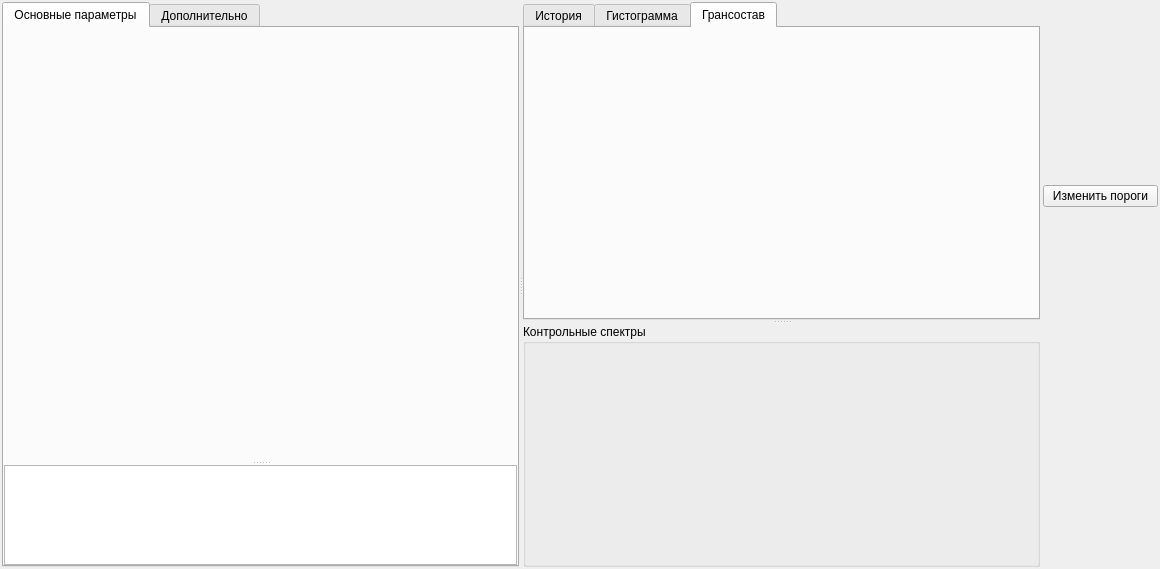
<?xml version="1.0" encoding="UTF-8"?>
<ui version="4.0">
 <class>SPRSeparateWidget</class>
 <widget class="QWidget" name="SPRSeparateWidget">
  <property name="geometry">
   <rect>
    <x>0</x>
    <y>0</y>
    <width>1160</width>
    <height>569</height>
   </rect>
  </property>
  <property name="sizePolicy">
   <sizepolicy hsizetype="Preferred" vsizetype="Preferred">
    <horstretch>0</horstretch>
    <verstretch>0</verstretch>
   </sizepolicy>
  </property>
  <property name="windowTitle">
   <string>Form</string>
  </property>
  <layout class="QHBoxLayout" name="horizontalLayout_2" stretch="90,10">
   <property name="spacing">
    <number>3</number>
   </property>
   <property name="leftMargin">
    <number>2</number>
   </property>
   <property name="topMargin">
    <number>2</number>
   </property>
   <property name="rightMargin">
    <number>2</number>
   </property>
   <property name="bottomMargin">
    <number>2</number>
   </property>
   <item>
    <widget class="QWidget" name="widget" native="true">
     <layout class="QHBoxLayout" name="horizontalLayout_3">
      <property name="spacing">
       <number>0</number>
      </property>
      <property name="leftMargin">
       <number>0</number>
      </property>
      <property name="topMargin">
       <number>0</number>
      </property>
      <property name="rightMargin">
       <number>0</number>
      </property>
      <property name="bottomMargin">
       <number>0</number>
      </property>
      <item>
       <widget class="QSplitter" name="spLeftRigth">
        <property name="orientation">
         <enum>Qt::Horizontal</enum>
        </property>
        <property name="childrenCollapsible">
         <bool>false</bool>
        </property>
        <widget class="QWidget" name="wLeft" native="true">
         <layout class="QVBoxLayout" name="verticalLayout_2">
          <property name="spacing">
           <number>3</number>
          </property>
          <property name="leftMargin">
           <number>0</number>
          </property>
          <property name="topMargin">
           <number>0</number>
          </property>
          <property name="rightMargin">
           <number>0</number>
          </property>
          <property name="bottomMargin">
           <number>0</number>
          </property>
          <item>
           <widget class="QTabWidget" name="tabWidget">
            <property name="sizePolicy">
             <sizepolicy hsizetype="Preferred" vsizetype="Preferred">
              <horstretch>0</horstretch>
              <verstretch>0</verstretch>
             </sizepolicy>
            </property>
            <property name="currentIndex">
             <number>0</number>
            </property>
            <widget class="QWidget" name="tab">
             <attribute name="title">
              <string>Основные параметры</string>
             </attribute>
             <layout class="QVBoxLayout" name="verticalLayout">
              <property name="spacing">
               <number>3</number>
              </property>
              <property name="leftMargin">
               <number>0</number>
              </property>
              <property name="topMargin">
               <number>0</number>
              </property>
              <property name="rightMargin">
               <number>0</number>
              </property>
              <property name="bottomMargin">
               <number>0</number>
              </property>
              <item>
               <widget class="QWidget" name="widget_2" native="true">
                <layout class="QVBoxLayout" name="verticalLayout_12">
                 <property name="spacing">
                  <number>3</number>
                 </property>
                 <property name="leftMargin">
                  <number>0</number>
                 </property>
                 <property name="topMargin">
                  <number>0</number>
                 </property>
                 <property name="rightMargin">
                  <number>0</number>
                 </property>
                 <property name="bottomMargin">
                  <number>0</number>
                 </property>
                 <item>
                  <widget class="QSplitter" name="spMaintable">
                   <property name="orientation">
                    <enum>Qt::Vertical</enum>
                   </property>
                   <widget class="QWidget" name="widget_5" native="true">
                    <layout class="QVBoxLayout" name="verticalLayout_3" stretch="50,50">
                     <property name="spacing">
                      <number>3</number>
                     </property>
                     <property name="leftMargin">
                      <number>0</number>
                     </property>
                     <property name="topMargin">
                      <number>0</number>
                     </property>
                     <property name="rightMargin">
                      <number>0</number>
                     </property>
                     <property name="bottomMargin">
                      <number>0</number>
                     </property>
                     <item>
                      <widget class="SPRSeparateHistogrammReport" name="gMainInput" native="true">
                       <property name="minimumSize">
                        <size>
                         <width>0</width>
                         <height>130</height>
                        </size>
                       </property>
                      </widget>
                     </item>
                     <item>
                      <widget class="SPRSeparateHistogrammReport" name="gMainOutput" native="true">
                       <property name="minimumSize">
                        <size>
                         <width>0</width>
                         <height>130</height>
                        </size>
                       </property>
                      </widget>
                     </item>
                    </layout>
                   </widget>
                   <widget class="SPRSeprateMainTable" name="tMainInfo">
                    <property name="sizePolicy">
                     <sizepolicy hsizetype="Expanding" vsizetype="MinimumExpanding">
                      <horstretch>0</horstretch>
                      <verstretch>0</verstretch>
                     </sizepolicy>
                    </property>
                    <property name="minimumSize">
                     <size>
                      <width>0</width>
                      <height>100</height>
                     </size>
                    </property>
                    <property name="sizeAdjustPolicy">
                     <enum>QAbstractScrollArea::AdjustToContents</enum>
                    </property>
                    <property name="editTriggers">
                     <set>QAbstractItemView::NoEditTriggers</set>
                    </property>
                    <property name="alternatingRowColors">
                     <bool>true</bool>
                    </property>
                    <attribute name="horizontalHeaderStretchLastSection">
                     <bool>true</bool>
                    </attribute>
                    <attribute name="verticalHeaderStretchLastSection">
                     <bool>true</bool>
                    </attribute>
                   </widget>
                  </widget>
                 </item>
                </layout>
               </widget>
              </item>
             </layout>
            </widget>
            <widget class="QWidget" name="tab_2">
             <attribute name="title">
              <string>Дополнительно</string>
             </attribute>
             <layout class="QVBoxLayout" name="verticalLayout_11">
              <property name="spacing">
               <number>0</number>
              </property>
              <property name="leftMargin">
               <number>0</number>
              </property>
              <property name="topMargin">
               <number>0</number>
              </property>
              <property name="rightMargin">
               <number>0</number>
              </property>
              <property name="bottomMargin">
               <number>0</number>
              </property>
              <item>
               <widget class="SPRSeparateDetailTableWidget" name="tSeparateDetail" native="true"/>
              </item>
             </layout>
            </widget>
           </widget>
          </item>
         </layout>
        </widget>
        <widget class="QWidget" name="wRight" native="true">
         <property name="sizePolicy">
          <sizepolicy hsizetype="Ignored" vsizetype="Ignored">
           <horstretch>0</horstretch>
           <verstretch>0</verstretch>
          </sizepolicy>
         </property>
         <layout class="QVBoxLayout" name="verticalLayout_5">
          <item>
           <widget class="QSplitter" name="spGraphics">
            <property name="orientation">
             <enum>Qt::Vertical</enum>
            </property>
            <widget class="QTabWidget" name="tabWidget_2">
             <property name="sizePolicy">
              <sizepolicy hsizetype="Expanding" vsizetype="Ignored">
               <horstretch>0</horstretch>
               <verstretch>0</verstretch>
              </sizepolicy>
             </property>
             <property name="currentIndex">
              <number>2</number>
             </property>
             <widget class="QWidget" name="tab_3">
              <attribute name="title">
               <string>История</string>
              </attribute>
              <layout class="QVBoxLayout" name="verticalLayout_9" stretch="50,50">
               <property name="spacing">
                <number>0</number>
               </property>
               <property name="leftMargin">
                <number>0</number>
               </property>
               <property name="topMargin">
                <number>0</number>
               </property>
               <property name="rightMargin">
                <number>0</number>
               </property>
               <property name="bottomMargin">
                <number>0</number>
               </property>
               <item>
                <widget class="SPRHitoryGraphics" name="gHistoryIn" native="true">
                 <property name="sizePolicy">
                  <sizepolicy hsizetype="Ignored" vsizetype="Ignored">
                   <horstretch>0</horstretch>
                   <verstretch>0</verstretch>
                  </sizepolicy>
                 </property>
                </widget>
               </item>
               <item>
                <widget class="SPRHitoryGraphics" name="gHistoryOut" native="true">
                 <property name="sizePolicy">
                  <sizepolicy hsizetype="Ignored" vsizetype="Ignored">
                   <horstretch>0</horstretch>
                   <verstretch>0</verstretch>
                  </sizepolicy>
                 </property>
                </widget>
               </item>
              </layout>
             </widget>
             <widget class="QWidget" name="tab_4">
              <attribute name="title">
               <string>Гистограмма</string>
              </attribute>
              <layout class="QVBoxLayout" name="verticalLayout_4">
               <property name="spacing">
                <number>0</number>
               </property>
               <property name="leftMargin">
                <number>0</number>
               </property>
               <property name="topMargin">
                <number>0</number>
               </property>
               <property name="rightMargin">
                <number>0</number>
               </property>
               <property name="bottomMargin">
                <number>0</number>
               </property>
               <item>
                <widget class="SPRSeparateGistogrammWidget" name="gGistogramm" native="true">
                 <property name="sizePolicy">
                  <sizepolicy hsizetype="Expanding" vsizetype="Expanding">
                   <horstretch>0</horstretch>
                   <verstretch>0</verstretch>
                  </sizepolicy>
                 </property>
                </widget>
               </item>
              </layout>
             </widget>
             <widget class="QWidget" name="tab_7">
              <attribute name="title">
               <string>Грансостав</string>
              </attribute>
              <layout class="QVBoxLayout" name="verticalLayout_16">
               <property name="spacing">
                <number>0</number>
               </property>
               <property name="leftMargin">
                <number>0</number>
               </property>
               <property name="topMargin">
                <number>0</number>
               </property>
               <property name="rightMargin">
                <number>0</number>
               </property>
               <property name="bottomMargin">
                <number>0</number>
               </property>
               <item>
                <widget class="SPRStoneSizesChart" name="gGrandsostav" native="true">
                 <property name="sizePolicy">
                  <sizepolicy hsizetype="Expanding" vsizetype="Ignored">
                   <horstretch>0</horstretch>
                   <verstretch>0</verstretch>
                  </sizepolicy>
                 </property>
                </widget>
               </item>
              </layout>
             </widget>
            </widget>
            <widget class="QGroupBox" name="groupBox">
             <property name="sizePolicy">
              <sizepolicy hsizetype="Ignored" vsizetype="Preferred">
               <horstretch>0</horstretch>
               <verstretch>0</verstretch>
              </sizepolicy>
             </property>
             <property name="title">
              <string>Контрольные спектры</string>
             </property>
             <layout class="QVBoxLayout" name="verticalLayout_10">
              <property name="spacing">
               <number>0</number>
              </property>
              <property name="leftMargin">
               <number>0</number>
              </property>
              <property name="topMargin">
               <number>0</number>
              </property>
              <property name="rightMargin">
               <number>0</number>
              </property>
              <property name="bottomMargin">
               <number>0</number>
              </property>
              <item>
               <widget class="SPRSpectrumGraphicsWidget" name="gKSpectrums" native="true"/>
              </item>
             </layout>
            </widget>
           </widget>
          </item>
         </layout>
        </widget>
       </widget>
      </item>
     </layout>
    </widget>
   </item>
   <item>
    <widget class="QWidget" name="widget_3" native="true">
     <property name="sizePolicy">
      <sizepolicy hsizetype="Preferred" vsizetype="Preferred">
       <horstretch>0</horstretch>
       <verstretch>0</verstretch>
      </sizepolicy>
     </property>
     <property name="maximumSize">
      <size>
       <width>200</width>
       <height>16777215</height>
      </size>
     </property>
     <layout class="QVBoxLayout" name="verticalLayout_8" stretch="80">
      <property name="spacing">
       <number>0</number>
      </property>
      <property name="leftMargin">
       <number>0</number>
      </property>
      <property name="topMargin">
       <number>0</number>
      </property>
      <property name="rightMargin">
       <number>0</number>
      </property>
      <property name="bottomMargin">
       <number>0</number>
      </property>
      <item>
       <widget class="QWidget" name="widget_4" native="true">
        <property name="sizePolicy">
         <sizepolicy hsizetype="Preferred" vsizetype="Preferred">
          <horstretch>0</horstretch>
          <verstretch>0</verstretch>
         </sizepolicy>
        </property>
        <layout class="QVBoxLayout" name="verticalLayout_7" stretch="30,10,60">
         <property name="spacing">
          <number>6</number>
         </property>
         <property name="leftMargin">
          <number>0</number>
         </property>
         <property name="topMargin">
          <number>0</number>
         </property>
         <property name="rightMargin">
          <number>0</number>
         </property>
         <property name="bottomMargin">
          <number>0</number>
         </property>
         <item>
          <widget class="SPRSeparateControlWidget" name="wSeparateControl" native="true">
           <property name="sizePolicy">
            <sizepolicy hsizetype="Preferred" vsizetype="Ignored">
             <horstretch>0</horstretch>
             <verstretch>0</verstretch>
            </sizepolicy>
           </property>
          </widget>
         </item>
         <item>
          <widget class="QPushButton" name="bChangePorogs">
           <property name="text">
            <string>Изменить пороги</string>
           </property>
           <property name="icon">
            <iconset resource="icons.qrc">
             <normaloff>:/icons/settings/icons/AlgoripmSerrings_tabs/Algoritm_Sittings_Porogs_tab_1.png</normaloff>:/icons/settings/icons/AlgoripmSerrings_tabs/Algoritm_Sittings_Porogs_tab_1.png</iconset>
           </property>
           <property name="iconSize">
            <size>
             <width>32</width>
             <height>32</height>
            </size>
           </property>
          </widget>
         </item>
         <item>
          <widget class="SPRPitatelControlWidget" name="wControlPitatel" native="true"/>
         </item>
        </layout>
       </widget>
      </item>
     </layout>
    </widget>
   </item>
  </layout>
 </widget>
 <customwidgets>
  <customwidget>
   <class>SPRSpectrumGraphicsWidget</class>
   <extends>QWidget</extends>
   <header>sprspectrumgraphicswidget.h</header>
   <container>1</container>
  </customwidget>
  <customwidget>
   <class>SPRSeparateGistogrammWidget</class>
   <extends>QWidget</extends>
   <header>sprseparategistogrammwidget.h</header>
   <container>1</container>
  </customwidget>
  <customwidget>
   <class>SPRHitoryGraphics</class>
   <extends>QWidget</extends>
   <header>sprhitorygraphics.h</header>
   <container>1</container>
  </customwidget>
  <customwidget>
   <class>SPRSeparateDetailTableWidget</class>
   <extends>QWidget</extends>
   <header>sprseparatedetailtablewidget.h</header>
   <container>1</container>
  </customwidget>
  <customwidget>
   <class>SPRSeparateHistogrammReport</class>
   <extends>QWidget</extends>
   <header>sprseparatehistogrammreport.h</header>
   <container>1</container>
  </customwidget>
  <customwidget>
   <class>SPRSeprateMainTable</class>
   <extends>QTableView</extends>
   <header>sprsepratemaintable.h</header>
  </customwidget>
  <customwidget>
   <class>SPRStoneSizesChart</class>
   <extends>QWidget</extends>
   <header>sprstonesizeschart.h</header>
   <container>1</container>
  </customwidget>
  <customwidget>
   <class>SPRPitatelControlWidget</class>
   <extends>QWidget</extends>
   <header>sprpitatelcontrolwidget.h</header>
   <container>1</container>
  </customwidget>
  <customwidget>
   <class>SPRSeparateControlWidget</class>
   <extends>QWidget</extends>
   <header>sprseparatecontrolwidget.h</header>
   <container>1</container>
  </customwidget>
 </customwidgets>
 <resources>
  <include location="icons.qrc"/>
 </resources>
 <connections/>
</ui>
